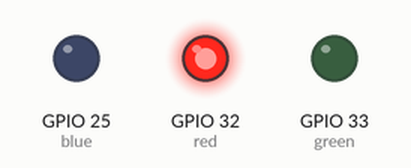
Bench run of a program on a simulated ESP32 board running MicroPython. Shown: output pins drawn as LEDs (lit = HIGH).

Above: at 0.5 s.
At 1.5 s:
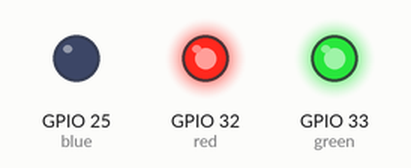
At 2.5 s:
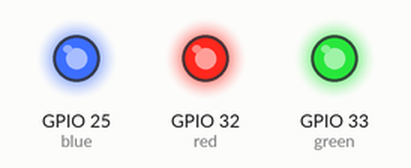
At 3.5 s:
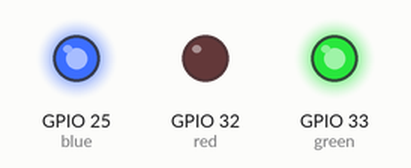
At 4.5 s:
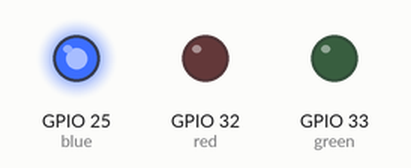
At 5.5 s:
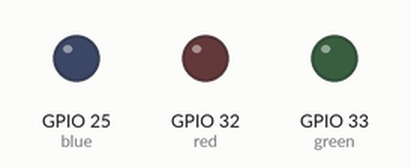
Timing chart, 0 to 7.8 s (numbered marks = the images above):
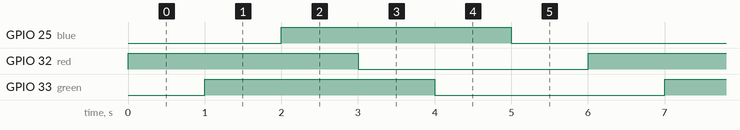

Measured:
- by itself, GPIO 25 (blue), GPIO 32 (red), GPIO 33 (green): alternates HIGH for 3.0 s and LOW for 3.0 s
- by itself, everything shown: repeats every 6.0 s, in 6 steps

The program:

KY-009_ver1.py
```python
from machine import Pin
import time

#Note: This sensor requires resistors in series before each LED
red = Pin(32, Pin.OUT) #With a 75 ohm resistor
green = Pin(33, Pin.OUT) #With a 27 ohm resistor
blue = Pin(25, Pin.OUT) #With a 27 ohm resistor
delay = 1

while True:
    red.value(1)
    time.sleep(delay)
    green.value(1)
    time.sleep(delay)
    blue.value(1)
    time.sleep(delay)
    red.value(0)
    time.sleep(delay)
    green.value(0)
    time.sleep(delay)
    blue.value(0)
    time.sleep(delay)
```
